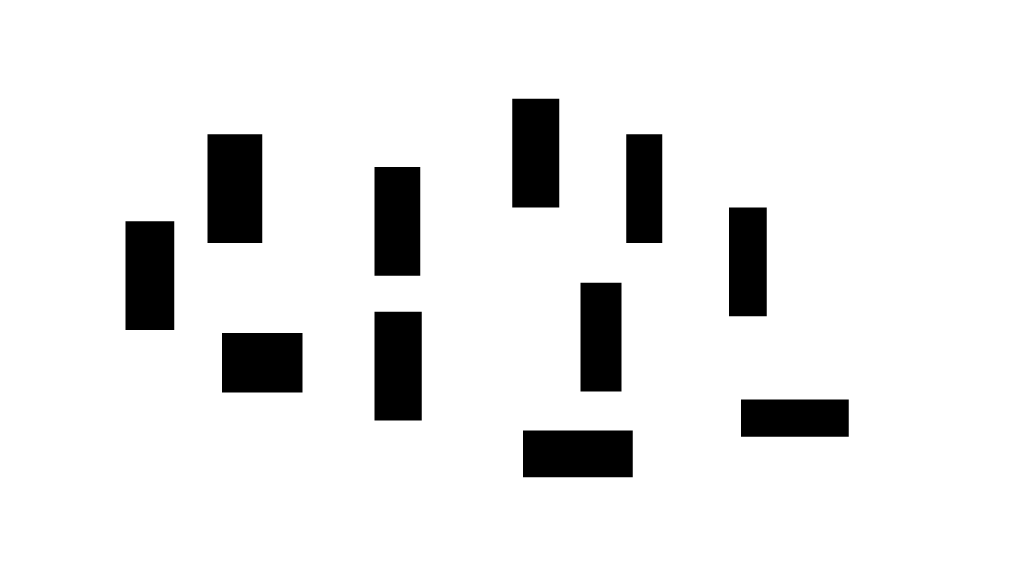
%> input picture EF-Astar/pictures/result4.png, 4093 x 2303 px (shown at 1/4 size)
$ octave main2.m   (GNU Octave 9; MATLAB toolbox functions it lacks are replaced by stand-ins)
%> lines starting %> are read from the running program, lines starting %| are printed output that depends on the picture; in (x1, y1, x2, y2) boxes, pixels count from 0 and x2, y2 are one past the last pixel; in counts of white or black regions, pixels touching at a corner belong together; the program's own positions count from 1
### EF-Astar/visualize_map.m
function visualize_map(map,path,visit_nodes)
%This function visualizes the 2D grid map
%consist of obstacles/start point/target point/optimal path.
    set(gcf, 'Renderer', 'painters');
    set(gcf, 'Position', [500, 50, 700, 700]);
    hold on

    sz_map = max(max(map));

    % obst
    obst_sz = max(1000/sz_map, 6);
    obst_cnt = 2: size(map, 1) - 1;
    obst_color = [80,80,80]/255;
    scatter(map(obst_cnt, 1)-0.5,map(obst_cnt, 2)-0.5,obst_sz,obst_color,'filled');

    % start point
    scatter(map(1, 1)-0.5, map(1, 2)-0.5,'b','*');

    % target point
	scatter(map(size(map, 1), 1)-0.5, map(size(map, 1), 2)-0.5, 'r','*');

    % optimal path
    if size(path,1) > 1
        path_cnt = 2:size(path,1)-1;
        scatter(path(path_cnt,1)-0.5,path(path_cnt,2)-0.5,'b');
        plot(path(:,1)-0.5,path(:,2)-0.5,'b')
    end

    if size(visit_nodes,1) > 1
        % openlist
        node_sz = 10000/sz_map;
        node = visit_nodes(visit_nodes(:,1)==1, 2:3);
        scatter1 = scatter(node(:,1)-0.5,node(:,2)-0.5,node_sz,'gs','filled');
        alpha(scatter1,.1)

        % closelist
        node = visit_nodes(visit_nodes(:,1)==0, 2:3);
        scatter2 = scatter(node(:,1)-0.5,node(:,2)-0.5,node_sz,'bs','filled');
        alpha(scatter2,.1)
    end

    grid on
    set(gca,'xtick',0:1:200)
    set(gca,'ytick',0:1:200)
end

### EF-Astar/A_star_search.m
function path = A_star_search(map,MAX_X,MAX_Y)
    %
    %This part is about map/obstacle/and other settings
    %pre-process the grid map, add offset
    size_map = size(map,1);
    Y_offset = 0;
    X_offset = 0;

    %Define the 2D grid map array.
    %Obstacle=-1, Target = 0, Start=1
    MAP=2*(ones(MAX_X,MAX_Y));

    %Initialize MAP with location of the target
    xval=floor(map(size_map, 1)) + X_offset;
    yval=floor(map(size_map, 2)) + Y_offset;
    xTarget=xval;
    yTarget=yval;
    MAP(xval,yval)=0;

    %Initialize MAP with location of the obstacle
    for i = 2: size_map-1
        xval=floor(map(i, 1)) + X_offset;
        yval=floor(map(i, 2)) + Y_offset;
        MAP(xval,yval)=-1;
    end

    %Initialize MAP with location of the start point
    xval=floor(map(1, 1)) + X_offset;
    yval=floor(map(1, 2)) + Y_offset;
    xStart=xval;
    yStart=yval;
    MAP(xval,yval)=1;

    %%%%%%%%%%%%%%%%%%%%%%%%%%%%%%%%%%%%%%%%%%%%%%%%%%%%%%%%%%%%%%%%%%%%%%%%%%%%%%%%%%%%%%%%%%%%%%%
    %LISTS USED FOR ALGORITHM
    %%%%%%%%%%%%%%%%%%%%%%%%%%%%%%%%%%%%%%%%%%%%%%%%%%%%%%%%%%%%%%%%%%%%%%%%%%%%%%%%%%%%%%%%%%%%%%%
    %OPEN LIST STRUCTURE
    %--------------------------------------------------------------------------
    %IS ON LIST 1/0 |X val |Y val |Parent X val |Parent Y val |h(n) |g(n)|f(n)|
    %--------------------------------------------------------------------------
    OPEN=[];
    %CLOSED LIST STRUCTURE
    %--------------
    %X val | Y val |
    %--------------
    % CLOSED=zeros(MAX_VAL,2);
    CLOSED=[];

    %Put all obstacles on the Closed list
    k=1;%Dummy counter
    for i=1:MAX_X
        for j=1:MAX_Y
            if(MAP(i,j) == -1)
                CLOSED(k,1)=i;
                CLOSED(k,2)=j;
                k=k+1;
            end
        end
    end
    CLOSED_COUNT=size(CLOSED,1);
    %set the starting node as the first node
    xNode=xval;
    yNode=yval;
    OPEN_COUNT=1;
    goal_distance=distance(xNode,yNode,xTarget,yTarget);
    path_cost=0;
    OPEN(OPEN_COUNT,:)=insert_open(xNode,yNode,xNode,yNode,goal_distance,path_cost,goal_distance);
    OPEN(OPEN_COUNT,1)=0;
    CLOSED_COUNT=CLOSED_COUNT+1;
    CLOSED(CLOSED_COUNT,1)=xNode;
    CLOSED(CLOSED_COUNT,2)=yNode;
    NoPath=1;

%
%This part is your homework
%%%%%%%%%%%%%%%%%%%%%%%%%%%%%%%%%%%%%%%%%%%%%%%%%%%%%%%%%%%%%%%%%%%%%%%%%%%%%%%%%%%%%%%%%%%%%
% START ALGORITHM
%%%%%%%%%%%%%%%%%%%%%%%%%%%%%%%%%%%%%%%%%%%%%%%%%%%%%%%%%%%%%%%%%%%%%%%%%%%%%%%%%%%%%%%%%%%%%
min_node=1;
path_n=1;
PATH_LIST(path_n,:)=OPEN(1,:);
    while(size(OPEN,1)~=0) %you have to decide the Conditions for while loop exit
        nExpand=[];

        nExpand=expand_array(xNode,yNode,OPEN(min_node,7),xTarget,yTarget,CLOSED,MAX_X,MAX_Y);%Expand the childrens of node n
        OPEN(min_node,:)=[];%Remove node n
        OPEN_COUNT=OPEN_COUNT-1;
        if (xNode==xTarget&&yNode==yTarget)
            break;
        end
        E_n=[];
        e_i=1;
        for i=1:size(nExpand,1)
            for j=1:size(OPEN,1)
                if nExpand(i,1:2)==OPEN(j,2:3)%如果OPEN中已经有该节点
                          E_n(e_i)=i;
                          e_i=e_i+1;
                      if nExpand(i,5)<OPEN(j,8)
                          OPEN(j,7)=nExpand(i,4);
                          OPEN(j,4:5)=[xNode,yNode];
                          break;
                      end
                end
            end
        end
        for i=1:size(E_n,1)
            nExpand(E_n(i),:)=[];
        end
        for i=1:size(nExpand,1)
                OPEN_COUNT=OPEN_COUNT+1;
                OPEN(OPEN_COUNT,:)=insert_open(nExpand(i,1),nExpand(i,2),xNode,yNode,nExpand(i,3),nExpand(i,4),nExpand(i,5));
        end
        min_node=min_fn(OPEN,OPEN_COUNT,xTarget,yTarget);

        if min_node==-1
            NoPath=0;
            break;
        end
        OPEN(min_node,1)=0;
        path_n=path_n+1;
        PATH_LIST(path_n,:)=OPEN(min_node,:);

        xNode=OPEN(min_node,2);
        yNode=OPEN(min_node,3);

        CLOSED_COUNT=CLOSED_COUNT+1;
        CLOSED(CLOSED_COUNT,1)=xNode;
        CLOSED(CLOSED_COUNT,2)=yNode;


    end %End of While Loop

    %Once algorithm has run The optimal path is generated by starting of at the
    %last node(if it is the target node) and then identifying its parent node
    %until it reaches the start node.This is the optimal path

    %
    %How to get the optimal path after A_star search?
    %please finish it
    %


    if NoPath==0
        msgbox('无路可走!');
        path=[];
    else
        p_n=1;
        path(p_n,:)=[xTarget,yTarget];
        last=PATH_LIST(node_index(PATH_LIST,xTarget,yTarget),:);
        while (last(2)~=xStart||last(3)~=yStart)
            last=PATH_LIST(node_index(PATH_LIST,path(p_n,1),path(p_n,2)),:);
            p_n=p_n+1;
            path(p_n,:)=last(4:5);
        end
    end
end

### EF-Astar/A_star/distance.m
function dist = distance(x1,y1,x2,y2)
%This function calculates the distance between any two cartesian
%coordinates.
%   Copyright 2009-2010 The MathWorks, Inc.
dist=sqrt((x1-x2)^2 + (y1-y2)^2);

### EF-Astar/A_star/expand_array.m
function exp_array=expand_array(node_x,node_y,gn,xTarget,yTarget,CLOSED,MAX_X,MAX_Y)
    %Function to return an expanded array
    %This function takes a node and returns the expanded list of successors,with the calculated fn values.
    %The criteria being none of the successors are on the CLOSED list.
    %Copyright 2009-2010 The MathWorks, Inc.

    %EXPANDED ARRAY FORMAT
    %--------------------------------
    % |X val |Y val ||h(n) |g(n)|f(n)|
    %--------------------------------

    exp_array=[];
    exp_count=1;
    c2=size(CLOSED,1);%Number of elements in CLOSED including the zeros 返回矩阵行数
    for k= 1:-1:-1
        for j= 1:-1:-1
            if (k~=j || k~=0)  %The node itself is not its successor
                s_x = node_x+k;
                s_y = node_y+j;
                if( (s_x >0 && s_x <=MAX_X) && (s_y >0 && s_y <=MAX_Y))%node within array bound
                    flag=1;
                    for c1=1:c2
                        if(s_x == CLOSED(c1,1) && s_y == CLOSED(c1,2))
                            flag=0;
                        end
                    end %End of for loop to check if a successor is on closed list.
                    if (flag == 1)
                        exp_array(exp_count,1) = s_x;
                        exp_array(exp_count,2) = s_y;
                        exp_array(exp_count,3) = distance(xTarget,yTarget,s_x,s_y);%distance between node and goal,hn
                        exp_array(exp_count,4) = gn+distance(node_x,node_y,s_x,s_y);%cost of travelling to node，gn
                        exp_array(exp_count,5) = exp_array(exp_count,3)+exp_array(exp_count,4);%fn
                        exp_count=exp_count+1;
                    end%Populate the exp_array list!!!
                end% End of node within array bound
            end%End of if node is not its own successor loop
        end%End of j for loop
    end%End of k for loop

### EF-Astar/A_star/min_fn.m
function i_min = min_fn(OPEN,OPEN_COUNT,xTarget,yTarget)
% Function to return the Node with minimum fn
% This function takes the list OPEN as its input and returns the index of the node that has the least cost

% Copyright 2009-2010 The MathWorks, Inc.

 temp_array=[];
 k=1;
 flag=0;
 goal_index=0;
 for j=1:OPEN_COUNT
     if (OPEN(j,1)==1)
         temp_array(k,:)=[OPEN(j,:) j]; %#ok<*AGROW>
         if (OPEN(j,2)==xTarget && OPEN(j,3)==yTarget)
             flag=1;
             goal_index=j;%Store the index of the goal node
         end
         k=k+1;
     end
 end
 %Get all nodes that are on the list open
 %if flag == 1
 % one of the successors is the goal node so send this node
 %    i_min=goal_index;
 %Send the index of the smallest node
 %end
 if size(temp_array ~= 0)
    [min_fn,temp_min]=min(temp_array(:,8));%Index of the smallest node in temp array
    i_min=temp_array(temp_min,9);%Index of the smallest node in the OPEN array
 else
     i_min=-1;%The temp_array is empty i.e No more paths are available.
 end;

### EF-Astar/A_star/insert_open.m
function new_row = insert_open(xval,yval,parent_xval,parent_yval,hn,gn,fn)
%Function to Populate the OPEN LIST
%OPEN LIST FORMAT
%--------------------------------------------------------------------------
%IS ON LIST 1/0 |X val |Y val |Parent X val |Parent Y val |h(n) |g(n)|f(n)|
%-------------------------------------------------------------------------
%
%   Copyright 2009-2010 The MathWorks, Inc.
new_row=[1,8];
new_row(1,1)=1;
new_row(1,2)=xval;
new_row(1,3)=yval;
new_row(1,4)=parent_xval;
new_row(1,5)=parent_yval;
new_row(1,6)=hn;
new_row(1,7)=gn;
new_row(1,8)=fn;

end

### EF-Astar/main2.m
clear;
clc;
close all;


img = imread('result4.png'); % 读取图像

% 检查图像是否为彩色，如果是，则转换为灰度图
if size(img, 3) == 3
    img_gray = rgb2gray(img); % 将彩色图像转换为灰度图
%> img_gray: size 2303x4093 uint8; values 64 (black) and 255 (white), 91% white; 11 black regions, largest, box (x1, y1, x2, y2) and area: (830, 537, 1049, 972) 95265, (502, 885, 697, 1320) 84825, (1498, 1247, 1687, 1682) 82215
else
    img_gray = img; % 如果已经是灰度图，则直接使用原图
end

resized_img = imresize(img_gray, 0.04);
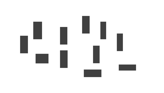
%> resized_img: size 93x164 uint8; min 48, max 255, mean 237.7
% 显示调整大小后的图像
% imshow(resized_img);
% 如果需要，保存调整大小后的图像到新的PNG文件
imwrite(resized_img, 'resized_result.png');

% 接下来可以使用 img_gray 进行后续处理
% 例如，显示灰度图
%imshow(img_gray);


% 读取灰度图像
% img = imread('result.png'); % 替换'your_gray_image.png'为您的灰度图像文件名
 [height, width, ~] = size(resized_img);
%> height = 93; width = 164

% 转换为二维数组（实际上img已经是一个二维数组）
% 如果需要，可以通过double(img)将其转换为双精度浮点数数组
grayArray = 255-double(resized_img);
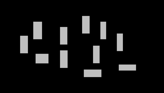
%> grayArray: size 93x164 double; min 0, max 207, mean 17.3

tic
% 找出灰度不为0的点
[row, col] = find(grayArray ~= 0);
%> row = 1788 values from 16 to 78; col = 1788 values from 20 to 137
%  row = row(1:50:end);
%  col = col(end:1:1);


row = height-row;
%> row = 1788 values, max 77 at index 877, min 15 at index 942, mean 45.5
col = [2.0; col; 160];
%> col = 1790 values from 2 to 160
row = [42.0; row; 56];
%> row = 1790 values, max 77 at index 878, min 15 at index 943, mean 45.5
picmap = [col(:), row(:)];
%> picmap = 1790 rows, first 12: [2 42; 20 57; 20 56; 20 55; 20 54; 20 53; 20 52; 20 51; 20 50; 20 49; 20 48; 20 47]
visualize_map(picmap, [], []);
%> in visualize_map, `sz_map = max(max(map));`: sz_map = 160
%> in visualize_map, `obst_sz = max(1000/sz_map, 6);`: obst_sz = 6.25
%> in visualize_map, `obst_cnt = 2: size(map, 1) - 1;`: obst_cnt = 1788 values from 2 to 1789
axis equal; % 使x轴和y轴具有相同的刻度间隔，以便图像不会变形


path = A_star_search(picmap, width, height);
%> in A_star_search, `size_map = size(map,1);`: size_map = 1790
%> in A_star_search, `xval=floor(map(size_map, 1)) + X_offset;`: xval = 160
%> in A_star_search, `yval=floor(map(size_map, 2)) + Y_offset;`: yval = 56
%> in A_star_search, `xTarget=xval;`: xTarget = 160
%> in A_star_search, `yTarget=yval;`: yTarget = 56
%> in A_star_search, `MAP(xval,yval)=0;`:
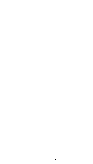
%> MAP: size 164x93 double; values 0 (black) and 2 (white), 100% white; black in thin lines or dots, all inside (x1, y1, x2, y2) = (55, 159, 56, 160)
%> the loop in A_star_search, `for i = 2: size_map-1` made 1788 passes
%> (xval, yval) on passes 1 to 3: (20, 57), (20, 56), (20, 55)
%> after the loop in A_star_search, `for i = 2: size_map-1`:
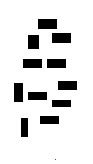
%> MAP: size 164x93 double; 11.72% of pixels changed, all inside (x1, y1, x2, y2) = (14, 19, 77, 137); drawn with min black and max white
%> in A_star_search, `xval=floor(map(1, 1)) + X_offset;`: xval = 2
%> in A_star_search, `yval=floor(map(1, 2)) + Y_offset;`: yval = 42
%> in A_star_search, `xStart=xval;`: xStart = 2
%> in A_star_search, `yStart=yval;`: yStart = 42
%> in A_star_search, `MAP(xval,yval)=1;`: MAP: size 164x93 double; 0.01% of pixels changed, all inside (x1, y1, x2, y2) = (41, 1, 42, 2)
%> after the loop in A_star_search, `for i=1:MAX_X`: CLOSED = 1788 rows, first 12: [20 39; 20 40; 20 41; 20 42; 20 43; 20 44; 20 45; 20 46; 20 47; 20 48; 20 49; 20 50]; k = 1789
%> in A_star_search, `CLOSED_COUNT=size(CLOSED,1);`: CLOSED_COUNT = 1788
%> in A_star_search, `xNode=xval;`: xNode = 2
%> in A_star_search, `yNode=yval;`: yNode = 42
%> in distance, `dist=sqrt((x1-x2)^2 + (y1-y2)^2);`: dist = 158.6
%> in A_star_search, `CLOSED_COUNT=CLOSED_COUNT+1;`: CLOSED_COUNT = 1789
%> (the run ends here)
